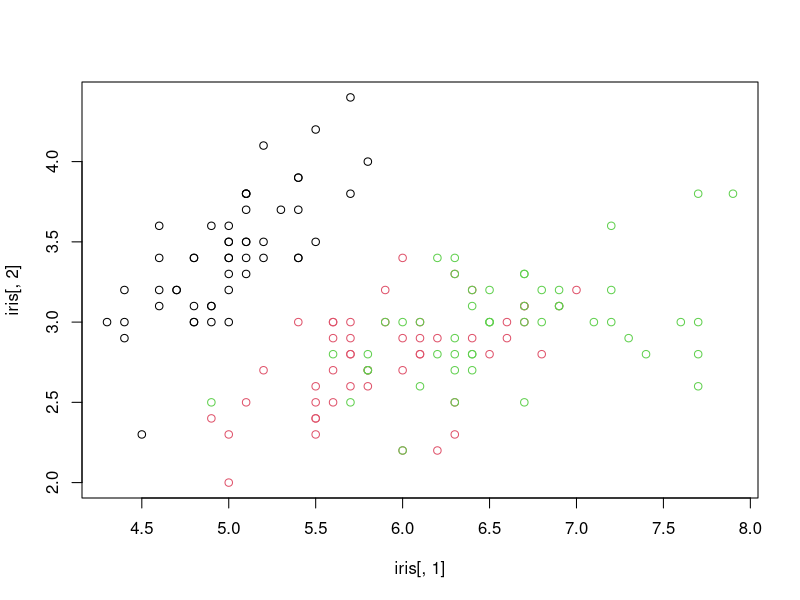

Source code (R):
# 20180719
# ctrl + enter => execute

1 + 3

x <- sum(1:10)

cat("Hello R users! \n")
cat("3 + 5 = ", 3 + 5, "\n")

head(iris)
tail(iris)
View(iris)

plot(iris[,1], iris[,2], col=iris[,5])